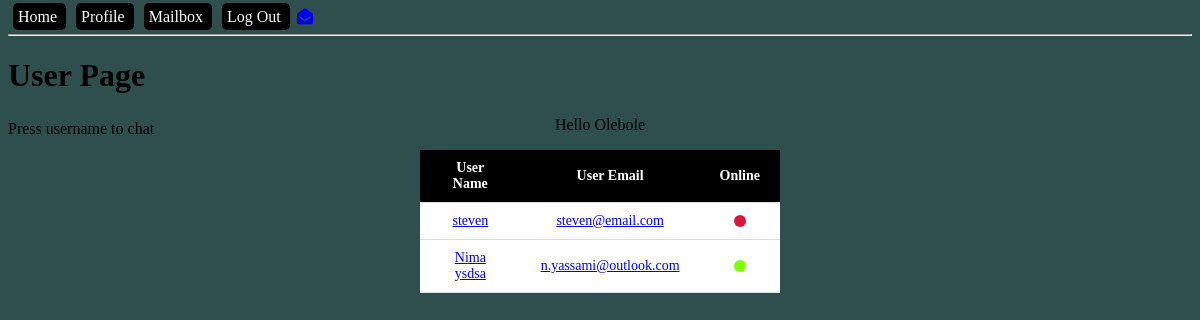
The app's page /profile (signed in) with its own data.
### models.py (models this page shows, shortened)
class User(db.Model):
    id = db.Column(db.Integer, primary_key=True, autoincrement=True)
    name = db.Column(db.String(150))
    email = db.Column(db.String(150), unique=True)
    password = db.Column(db.String(100))
    admin = db.Column(db.BOOLEAN, default=False)
    online = db.Column(db.BOOLEAN, default=False)
    sent_messages = db.relationship('Message', backref='sender', lazy=True)
    recv_messages = db.relationship('Message', secondary=message_recv, lazy='subquery',
                                    backref=db.backref('receivers', lazy=True))

### blueprints/user/__init__.py (the view)
@bp_user.get('/profile')
@login_required
def user_get():
    users = get_all_but_current_user()
    return render_template("user.html", users=users)

### app.py (called while the page is built)
def create_app():
    app = Flask(__name__)
    app.config['SECRET_KEY'] = '123secret'
    app.config['SQLALCHEMY_TRACK_MODIFICATIONS'] = False
    app.config['SQLALCHEMY_DATABASE_URI'] = 'sqlite:///db.sqlite'
    db.init_app(app)
    login_manager = LoginManager()
    login_manager.init_app(app)
    @login_manager.user_loader
    def load_user(user_id):
        from models import User
        return User.query.filter_by(id=user_id).first()
    from blueprints.open import bp_open
    app.register_blueprint(bp_open)
    from blueprints.user import bp_user
    app.register_blueprint(bp_user)
    from blueprints.api import bp_api
    app.register_blueprint(bp_api, url_prefix='/api/v1.0')
    from blueprints.admin import bp_admin
    app.register_blueprint(bp_admin)
    from blueprints.ajax import bp_ajax
    app.register_blueprint(bp_ajax)
    return app

### controllers/user_controller.py (called while the page is built)
def get_all_but_current_user():
    from models import User
    user = current_user
    return User.query.filter(User.id != user.id).all()

### templates/user.html (shortened to what this page needs)
{% extends "base-template.html" %}
{% block content %}
    <h1 id="main-heading">User Page</h1>
    <p>Hello {{ current_user.name }}</p>
    <table>
        <tr class="header_user">
            <th>User Name</th>
            <th>User Email</th>
            <th>Online</th>
        </tr>
        {% for user in users %}
            <tr>
                <td><a href="{{ url_for('bp_user.message_get', user_id=user.id) }}">{{ user.name }}</a></td>
                <td><a href="{{ url_for('bp_user.chat_get', user_id=user.id) }}">{{ user.email }}</a></td>
                <td class="center-content">
                    {% if user.online %}
                        <div class="circle online"></div>
                    {% else %}
                        <div class="circle offline"></div>
                    {% endif %}
                </td>
            </tr>
        {% endfor %}
    <span>Press username to chat</span>
    </table>
{% endblock %}

### static/css/main.css (style rules this page uses)
body { z-index: -2; font-family: montserrat; background-color: darkslategray; }
p { text-align: center; }
table { width: 30%; border-collapse: collapse; left: 35%; position: absolute; background-color: white; }
.header_user { height: 50px; overflow: auto; margin-top: 30px; background-color: black; color: white; font-weight: bold; }
th, td { border-bottom: 1px solid #dddddd; padding: 10px 20px; font-size: 14px; text-align: center; }
span { position: absolute; top: 15%; }
.center-content { align-items: center; align-content: center; margin: 0px; }
.circle { margin: 0 auto; width: 12px; height: 12px; border-radius: 50%; }
.online { background: chartreuse; }
.offline { background: crimson; }

### records on screen
User: name "Olebole"
User: name "steven", email "steven@email.com", online False (drawn)
User: name "Nima ysdsa", email "n.yassami@outlook.com", online True (drawn)
